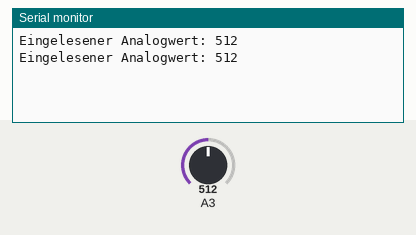
This sketch was run on a simulated Arduino Uno, built with avr-gcc and run on an emulated ATmega328P. Parts: the last lines printed to the serial monitor. The inputs (shaded band) are chosen by the test bench; at power-on: A3 = 512.

Above: at 1.8 s.
1.9 s: A3 set to 716
At 2.7 s:
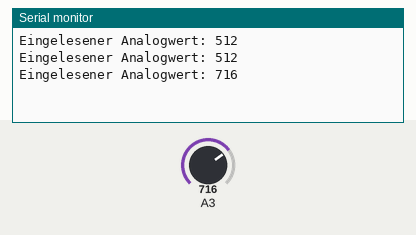
3.4 s: A3 set to 900
At 4.8 s:
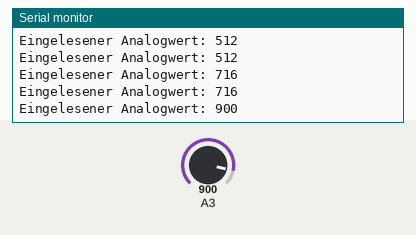
Timing chart, 0 to 6.4 s (numbered marks = the images above; inputs shaded):
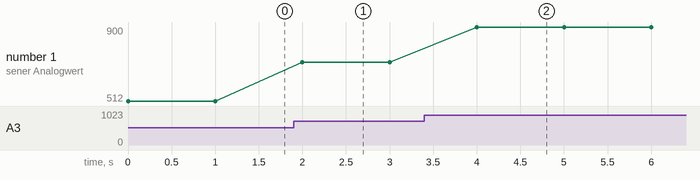

Measured:
- after the input at 1.9 s, the serial monitor: prints a new line after 0.10 s (image 1)
- after the input at 3.4 s, the serial monitor: prints a new line after 0.60 s (image 2)
- plotted number 1: 512 → 716 after the input at 1.9 s, 716 → 900 after the input at 3.4 s

The sketch:

K09_03_Fotowiderstand.ino
```cpp
void setup() {
  Serial.begin(9600);
}

void loop() {
  Serial.print("Eingelesener Analogwert: ");
  Serial.println(analogRead(3));
  delay(1000);
}
```
